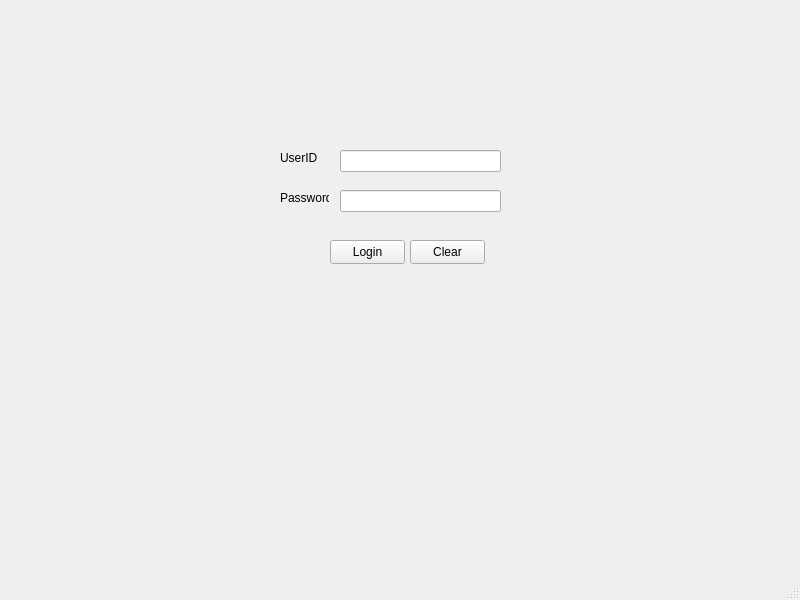
<?xml version="1.0" encoding="UTF-8"?>
<ui version="4.0">
 <class>MainWindow</class>
 <widget class="QMainWindow" name="MainWindow">
  <property name="geometry">
   <rect>
    <x>0</x>
    <y>0</y>
    <width>800</width>
    <height>600</height>
   </rect>
  </property>
  <property name="windowTitle">
   <string>MainWindow</string>
  </property>
  <widget class="QWidget" name="centralwidget">
   <widget class="QPushButton" name="buttonLogin">
    <property name="geometry">
     <rect>
      <x>330</x>
      <y>240</y>
      <width>75</width>
      <height>24</height>
     </rect>
    </property>
    <property name="text">
     <string>Login</string>
    </property>
   </widget>
   <widget class="QPushButton" name="buttonClear">
    <property name="geometry">
     <rect>
      <x>410</x>
      <y>240</y>
      <width>75</width>
      <height>24</height>
     </rect>
    </property>
    <property name="text">
     <string>Clear</string>
    </property>
   </widget>
   <widget class="QLineEdit" name="lineEditPassword">
    <property name="geometry">
     <rect>
      <x>340</x>
      <y>190</y>
      <width>161</width>
      <height>22</height>
     </rect>
    </property>
    <property name="echoMode">
     <enum>QLineEdit::EchoMode::Password</enum>
    </property>
   </widget>
   <widget class="QLineEdit" name="lineEditUserID">
    <property name="geometry">
     <rect>
      <x>340</x>
      <y>150</y>
      <width>161</width>
      <height>22</height>
     </rect>
    </property>
   </widget>
   <widget class="QLabel" name="labelUserID">
    <property name="geometry">
     <rect>
      <x>280</x>
      <y>150</y>
      <width>49</width>
      <height>16</height>
     </rect>
    </property>
    <property name="text">
     <string>UserID</string>
    </property>
   </widget>
   <widget class="QLabel" name="labelPassword">
    <property name="geometry">
     <rect>
      <x>280</x>
      <y>190</y>
      <width>49</width>
      <height>16</height>
     </rect>
    </property>
    <property name="text">
     <string>Password</string>
    </property>
   </widget>
  </widget>
  <widget class="QMenuBar" name="menubar">
   <property name="geometry">
    <rect>
     <x>0</x>
     <y>0</y>
     <width>800</width>
     <height>21</height>
    </rect>
   </property>
  </widget>
  <widget class="QStatusBar" name="statusbar"/>
 </widget>
 <resources/>
 <connections>
  <connection>
   <sender>buttonClear</sender>
   <signal>clicked()</signal>
   <receiver>MainWindow</receiver>
   <slot>clearMessage()</slot>
   <hints>
    <hint type="sourcelabel">
     <x>478</x>
     <y>280</y>
    </hint>
    <hint type="destinationlabel">
     <x>432</x>
     <y>447</y>
    </hint>
   </hints>
  </connection>
  <connection>
   <sender>buttonClear</sender>
   <signal>clicked()</signal>
   <receiver>MainWindow</receiver>
   <slot>buttonClickHandler()</slot>
   <hints>
    <hint type="sourcelabel">
     <x>428</x>
     <y>276</y>
    </hint>
    <hint type="destinationlabel">
     <x>434</x>
     <y>443</y>
    </hint>
   </hints>
  </connection>
 </connections>
 <slots>
  <slot>buttonClickHandler()</slot>
  <slot>clearMessage()</slot>
 </slots>
</ui>
